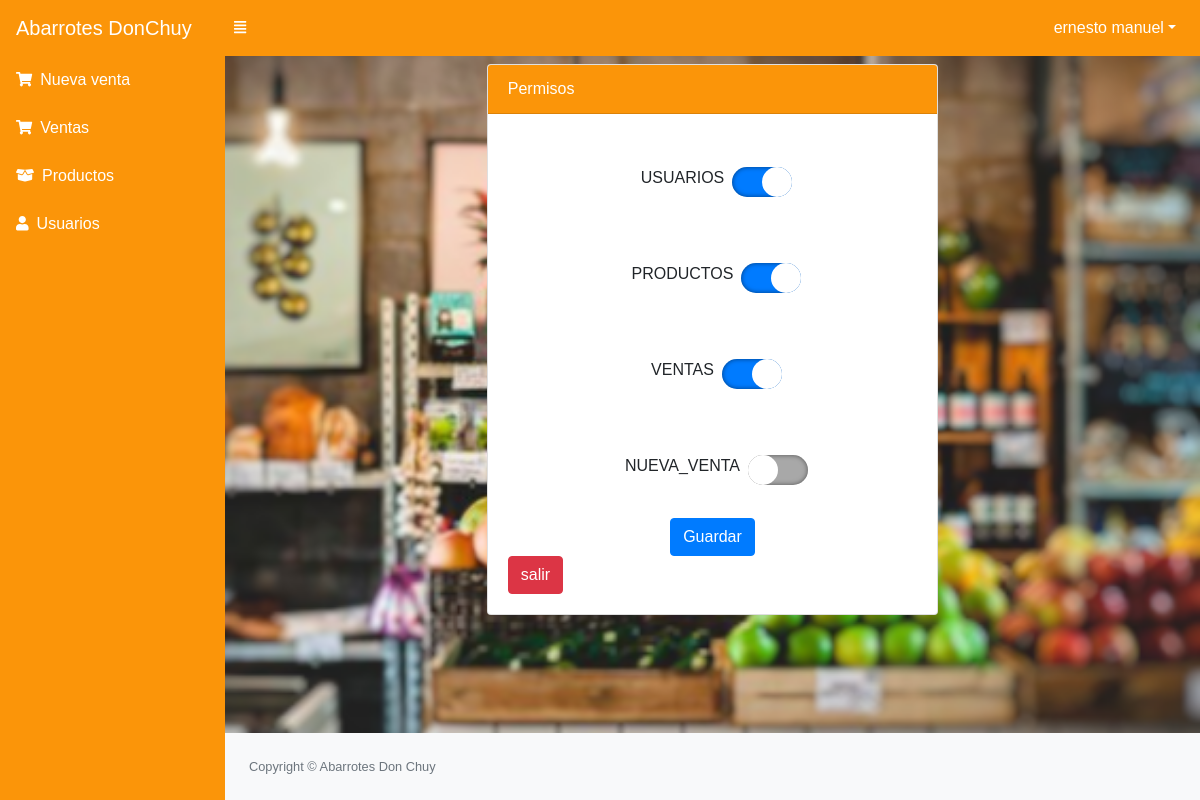
Screenshot of /src/rol.php?id=5 (signed in) with the database file from the repository.
### tables this page shows
CREATE TABLE `permisos` (
  `id` int(11) NOT NULL,
  `nombre` varchar(30) NOT NULL
);

### src/rol.php (the view, shortened to what this page needs)
<?php include_once "includes/header.php";
require_once "../conexion.php";
$id = $_GET['id'];
$sqlpermisos = mysqli_query($conexion, "SELECT * FROM permisos");
$consulta = mysqli_query($conexion, "SELECT * FROM detalle_permisos WHERE id_usuario = $id");
$datos = array();
foreach ($consulta as $asignado) {
    $datos[$asignado['id_permiso']] = true;
}
?>
<div class="row">
    <div class="col-md-6 mx-auto">
        <div class="card">
            <div class="card-header bg-warning text-white">
                Permisos
            </div>
            <div class="card-body">
                <form class="text-center" method="post" action="">
                    <?php while ($row = mysqli_fetch_assoc($sqlpermisos)) { ?>
                        <div class="form-check form-check-inline m-4">
                            <label for="permisos" class="p-2 text-uppercase"><?php echo $row['nombre']; ?></label>
                            <input id="permisos" type="checkbox" name="permisos[]" value="<?php echo $row['id']; ?>" <?php
                                                                                                                                                    if (isset($datos[$row['id']])) {
                                                                                                                                                        echo "checked";
                                                                                                                                                    }
                                                                                                                                                    ?>>
                        </div>
                    <?php } ?>
                    <br>
                    <button class="btn btn-primary " type="submit">Guardar</button>
                </form>
                <a href="usuarios.php" class="btn btn-danger ">salir</a>
            </div>
        </div>
    </div>
</div>
<?php include_once "includes/footer.php"; ?>

### src/includes/header.php (style rules this page uses)
body { margin: 0; padding: 0; background: url(assets/img/desen.png); background-size: cover; background-position: center; font-family: sans-serif; }

### rows the page displays
permisos: nombre "USUARIOS", id "☑"
permisos: nombre "PRODUCTOS", id "☑"
permisos: nombre "VENTAS", id "☑"
permisos: nombre "NUEVA_VENTA"

### other values shown
$_SESSION['nombre'] "ernesto manuel"
